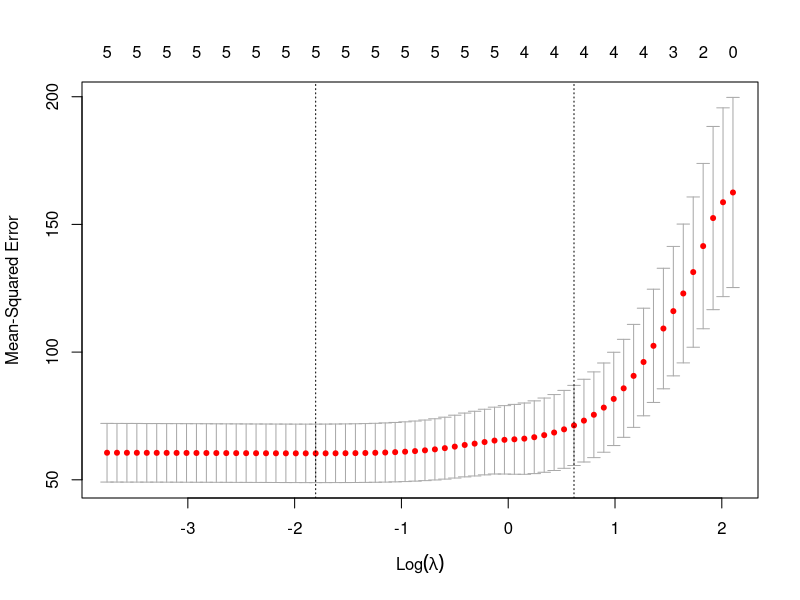

Write the R code that produced this figure.

#install.packages("glmnet")
#install.packages("dplyr")
library(glmnet)
library(dplyr)

data(swiss)
# ?swiss
head(swiss)

# Data Setting

y <- swiss$Fertility
x <- swiss %>% select(Agriculture, Examination, Education, Catholic, Infant.Mortality) %>%
  data.matrix()



set.seed(100)
cv.model <- cv.glmnet(x, y, nfold=10)
plot(cv.model)

#  minimum value of MSPE

index.min <- which.min(cv.model$cvm)
index.min

#  Penalty parameter to minimize MSPE

cv.model$lambda[index.min]

#####Lasso#####

# Repeat 100 times

lambda.vec.lasso <- rep(0, 100)
for (i in 1:100)
{
  set.seed(i + 100)
  cv.lasso <- cv.glmnet(x, y, nfold=10)
  index.min.lasso <- which.min(cv.lasso$cvm)
  lambda.vec.lasso[i + 100] <- cv.lasso$lambda[index.min.lasso]
}

#  Average the estimated penalty parameters
mean(lambda.vec.lasso)

#  Fitted value of Fertility

opt.lambda.lasso <- mean(lambda.vec.lasso)
lasso2 <- glmnet(x, y, lambda = opt.lambda.lasso)
fit.lasso <- predict(lasso2, newx = x, s=opt.lambda.lasso)

# MSE

mse.lasso  <- mean((y - fit.lasso)^2)
mse.lasso


#####Ridge#####
  

# Repeat 100 times

lambda.vec.ridge <- rep(0, 100)
for (i in 1:100)
{
  set.seed(i + 100)
  cv.ridge <- cv.glmnet(x, y, nfold=10, alpha = 0)
  index.min.ridge <- which.min(cv.ridge$cvm)
  lambda.vec.ridge[i + 100] <- cv.ridge$lambda[index.min.ridge]
}

#  Average the estimated penalty parameters
mean(lambda.vec.ridge)

# Fitted value of Fertility

opt.lambda.ridge <- mean(lambda.vec.ridge)
ridge2 <- glmnet(x, y, lambda = opt.lambda.ridge)
fit.ridge <- predict(ridge2, newx = x, s=opt.lambda.ridge)

#  MSE

mse.ridge  <- mean((y - fit.ridge)^2)
mse.ridge

#####Elastic Net#####

alpha = 0.2

# Repeat 100 times

lambda.vec.enet_0.2 <- rep(0, 100)
for (i in 1:100)
{
  set.seed(i + 100)
  cv.enet_0.2 <- cv.glmnet(x, y, nfold=10, alpha = 0.2)
  index.min.enet_0.2 <- which.min(cv.enet_0.2$cvm)
  lambda.vec.enet_0.2[i + 100] <- cv.enet_0.2$lambda[index.min.enet_0.2]
}

#  Average the estimated penalty parameters
mean(lambda.vec.enet_0.2)

# Fitted value of Fertility

opt.lambda.enet_0.2 <- mean(lambda.vec.enet_0.2)
enet_0.2 <- glmnet(x, y, lambda = opt.lambda.enet_0.2)
fit.enet_0.2 <- predict(enet_0.2, newx = x, s=opt.lambda.enet_0.2)

#  MSE

mse.enet_0.2  <- mean((y - fit.enet_0.2)^2)
mse.enet_0.2

alpha = 0.4

# Repeat 100 times

lambda.vec.enet_0.4 <- rep(0, 100)
for (i in 1:100)
{
  set.seed(i + 100)
  cv.enet_0.4 <- cv.glmnet(x, y, nfold=10, alpha = 0.4)
  index.min.enet_0.4 <- which.min(cv.enet_0.4$cvm)
  lambda.vec.enet_0.4[i + 100] <- cv.enet_0.4$lambda[index.min.enet_0.4]
}

#  Average the estimated penalty parameters
mean(lambda.vec.enet_0.4)

#  Fitted value of Fertility

opt.lambda.enet_0.4 <- mean(lambda.vec.enet_0.4)
enet_0.4 <- glmnet(x, y, lambda = opt.lambda.enet_0.4)
fit.enet_0.4 <- predict(enet_0.4, newx = x, s=opt.lambda.enet_0.4)

#  MSE

mse.enet_0.4  <- mean((y - fit.enet_0.4)^2)
mse.enet_0.4


alpha = 0.6

#  Repeat 100 times

lambda.vec.enet_0.6 <- rep(0, 100)
for (i in 1:100)
{
  set.seed(i + 100)
  cv.enet_0.6 <- cv.glmnet(x, y, nfold=10, alpha = 0.6)
  index.min.enet_0.6 <- which.min(cv.enet_0.6$cvm)
  lambda.vec.enet_0.6[i + 100] <- cv.enet_0.6$lambda[index.min.enet_0.6]
}

# Average the estimated penalty parameters
mean(lambda.vec.enet_0.6)

#  Fitted value of Fertility

opt.lambda.enet_0.6 <- mean(lambda.vec.enet_0.6)
enet_0.6 <- glmnet(x, y, lambda = opt.lambda.enet_0.6)
fit.enet_0.6 <- predict(enet_0.6, newx = x, s=opt.lambda.enet_0.6)

#  MSE

mse.enet_0.6  <- mean((y - fit.enet_0.6)^2)
mse.enet_0.6


alpha = 0.8

#  Repeat 100 times

lambda.vec.enet_0.8 <- rep(0, 100)
for (i in 1:100)
{
  set.seed(i + 100)
  cv.enet_0.8 <- cv.glmnet(x, y, nfold=10, alpha = 0.8)
  index.min.enet_0.8 <- which.min(cv.enet_0.8$cvm)
  lambda.vec.enet_0.8[i + 100] <- cv.enet_0.8$lambda[index.min.enet_0.8]
}

# Average the estimated penalty parameters
mean(lambda.vec.enet_0.8)

#  Fitted value of Fertility

opt.lambda.enet_0.8 <- mean(lambda.vec.enet_0.8)
enet_0.8 <- glmnet(x, y, lambda = opt.lambda.enet_0.8)
fit.enet_0.8 <- predict(enet_0.8, newx = x, s=opt.lambda.enet_0.8)

#  MSE

mse.enet_0.8  <- mean((y - fit.enet_0.8)^2)
mse.enet_0.8

# Result

minimum_MSE <- min(mse.lasso, mse.ridge, mse.enet_0.2, mse.enet_0.4, mse.enet_0.6, 
                   mse.enet_0.8)

cat( 'MSE of Lasso Model:', mse.lasso, '\n',
     'MSE of Ridge Model:', mse.ridge, '\n\n',
     'MSE of Elastic Net Model(0.2):', mse.enet_0.2, '\n',
     'MSE of Elastic Net Model(0.4):', mse.enet_0.4, '\n',
     'MSE of Elastic Net Model(0.6):', mse.enet_0.6, '\n',
     'MSE of Elastic Net Model(0.8):', mse.enet_0.8, '\n\n',
     'The minimum value of MSE: Lasso Model', minimum_MSE)

coef(lasso2, s = opt.lambda.lasso)





